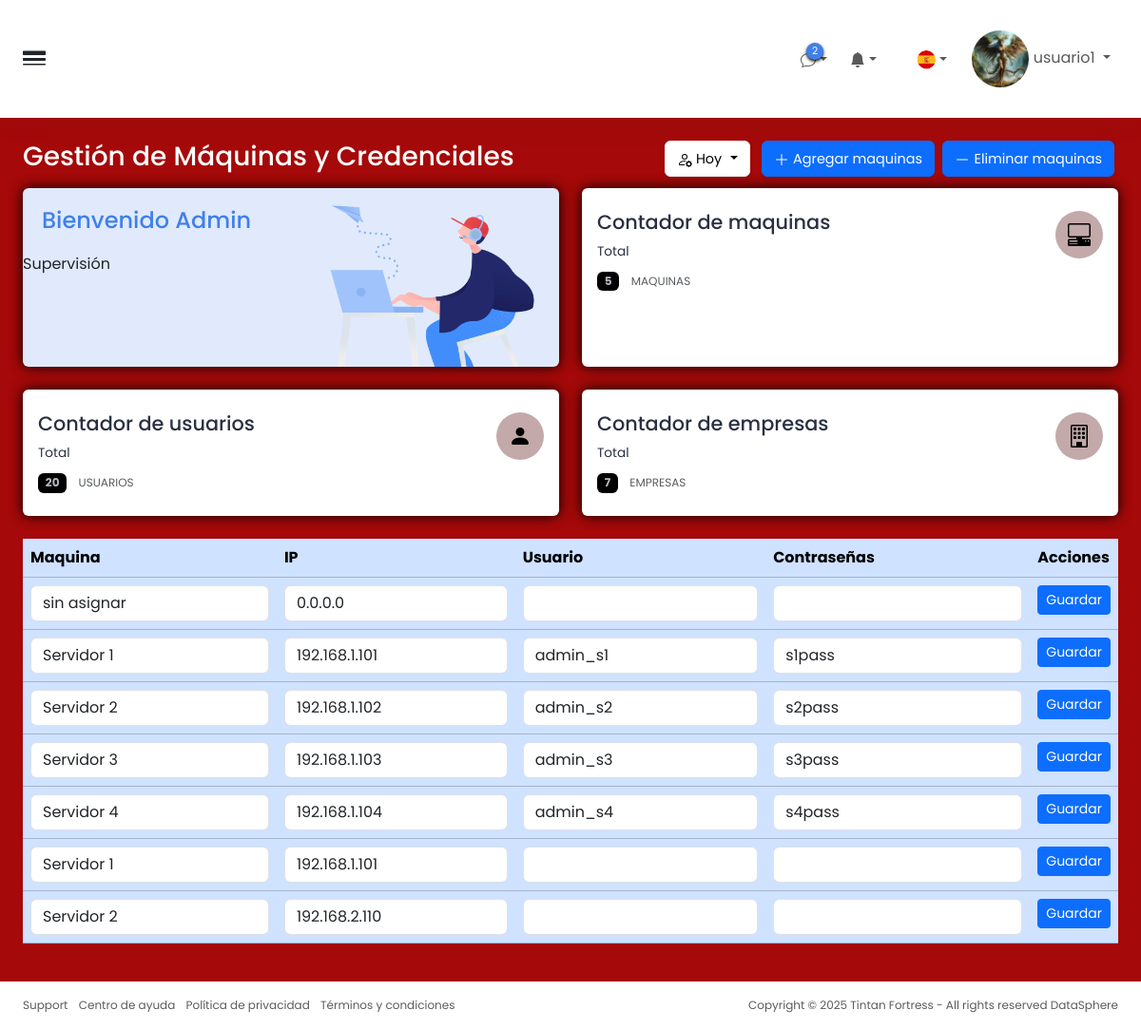
The page /modificaciones.php (signed in) on the database its author committed.
### tables this page shows
CREATE TABLE `usuarios` (
  `id` int(11) NOT NULL,
  `nombre_usuario` varchar(100) NOT NULL,
  `contraseña` text NOT NULL,
  `correo_electronico` varchar(255) DEFAULT NULL,
  `id_rol` int(11) NOT NULL,
  `creado_en` timestamp NOT NULL DEFAULT current_timestamp(),
  `imagen` varchar(255) DEFAULT NULL
);

CREATE TABLE `maquinas` (
  `id` int(11) NOT NULL,
  `nombre` varchar(100) NOT NULL,
  `direccion_ip` varchar(45) NOT NULL,
  `descripcion` text DEFAULT NULL,
  `creada_en` timestamp NOT NULL DEFAULT current_timestamp()
);

CREATE TABLE `credenciales` (
  `id` int(11) NOT NULL,
  `id_maquina` int(11) NOT NULL,
  `usuario_maquina` varchar(100) NOT NULL,
  `contraseña` text NOT NULL,
  `creada_en` timestamp NOT NULL DEFAULT current_timestamp()
);

### modificaciones.php (the view, shortened to what this page needs)
<?php
try {
    include 'conexion.php';
    $nombreUsuario = $_SESSION['nombre'];
    $usuario_id = $_SESSION['usuario_id'];
    $sqlImagen = "SELECT imagen FROM usuarios WHERE id = :id";
    $stmtImagen = $conn->prepare($sqlImagen);
    $stmtImagen->execute([':id' => $usuario_id]);
    $imagenUsuario = $stmtImagen->fetchColumn();
    ?>
    <!DOCTYPE html>
    <html lang="es">
    <head>
        <link rel="stylesheet" href="css/index.css">
        <link href="https://cdn.jsdelivr.net/npm/bootstrap@5.3.6/dist/css/bootstrap.min.css" rel="stylesheet"
>
        <link rel="stylesheet" href="https://cdn.jsdelivr.net/npm/bootstrap-icons@1.13.1/font/bootstrap-icons.min.css">
    </head>
    <body>
        <div class="wrapper w-100 d-flex align-items-start justify-content-between bg-black">
            <div class="main">
                <nav
                    class="navbar-main d-flex justify-content-between align-items-center p-4 navbar navbar-expand navbar-light">
                    <span class="sidebar-toggle d-flex align-items-center fs-4">
                        <i class="bi bi-border-width" id=toggle></i>
                    </span>
                    <div class="navbar-collapse collapse">
                        <div class="navbar-align navbar-nav ms-auto">
                            <div class="me-2 nav-item dropdown d-flex position-relative">
                                <a id="element" class="d-flex align-items-center nav-link nav-icon dropdown-toggle"
                                    aria-expanded="true">
                                    <div class="position-relative">
                                        <span class="indicator">2</span>
                                    </div>
                                </a>
                            </div>
                            <div class="me-2 nav-item dropdown d-flex position-relative">
                                <a id="element" class="d-flex align-items-center nav-link nav-icon dropdown-toggle"
                                    aria-expanded="true">
                                    <div class="position-relative">
                                        <svg xmlns="http://www.w3.org/2000/svg" width="16" height="16" fill="currentColor"
                                            class="bi bi-bell-fill" viewBox="0 0 16 16">
                                            <path
                                                d="M8 16a2 2 0 0 0 2-2H6a2 2 0 0 0 2 2m.995-14.901a1 1 0 1 0-1.99 0A5 5 0 0 0 3 6c0 1.098-.5 6-2 7h14c-1.5-1-2-5.902-2-7 0-2.42-1.72-4.44-4.005-4.901" />
                                        </svg>
                                    </div>
                                </a>
                            </div>
                            <a href="#" type="button" class="nav-icon modes nav-link d-flex align-items-center"></a>
                            <div class="me-2 nav-item dropdown d-flex position-relative">
                                <a id="element"
                                    class="nav-flag d-flex align-items-center nav-icon nav-link  dropdown-toggle"
                                    aria-expanded="true">
                                    <div class="position-relative">
                                        <img src="img/españa.webp" alt="" class="img-fluid">
                                    </div>
                                </a>
                            </div>
                            <div class="nav-item dropdown nav-item-user">
                                <span class="d-none d-sm-inline-block nav-icon" aria-expanded="true">
                                    <a href="#" class="nav-link dropdown-toggle" aria-expanded="false">
                                        <img src="img/usuarios/<?= $imagenUsuario ?>" class="imgUSU">
                                        <span><?= htmlspecialchars($nombreUsuario) ?></span>
                                    </a>
                                </span>
                            </div>
                        </div>
                    </div>
                </nav>
                <div class="content">
                    <div class="p-0 container-fluid">
                        <div class="mb-2 mb-xl-2 row">
                            <div class="d-none d-sm-block col-auto">
                                <h3>Gestión de Máquinas y Credenciales</h3>
                            </div>
                            <div class="ms-auto text-end mt-n1 col-auto">
                                <div class="d-inline me-2 dropdown">
                                    <button type="button" class="nav-icon bg-white shadow-sm dropdown-toggle btn btn-light"
                                        aria-expanded="true">
                                        <span style="font-size: .9rem;">Hoy</span>
                                    </button>
                                </div>
                                <button type="button" class="button-icon shadow-sm me-1 btn btn-primary">
                                    <svg xmlns="http://www.w3.org/2000/svg" width="16" height="16" fill="currentColor"
                                        class="bi bi-plus-lg" viewBox="0 0 16 16">
                                        <path fill-rule="evenodd"
                                            d="M8 2a.5.5 0 0 1 .5.5v5h5a.5.5 0 0 1 0 1h-5v5a.5.5 0 0 1-1 0v-5h-5a.5.5 0 0 1 0-1h5v-5A.5.5 0 0 1 8 2" />
                                    </svg>
                                    <span style="font-size: .9rem;">Agregar maquinas</span>
                                </button>
                                <button type="button" class="button-icon shadow-sm me-1 btn btn-primary">
                                    <svg xmlns="http://www.w3.org/2000/svg" width="16" height="16" fill="currentColor"
                                        class="bi bi-dash-lg" viewBox="0 0 16 16">
                                        <path fill-rule="evenodd"
                                            d="M2 8a.5.5 0 0 1 .5-.5h11a.5.5 0 0 1 0 1h-11A.5.5 0 0 1 2 8" />
                                    </svg>
                                    <span style="font-size: .9rem;">Eliminar maquinas</span>
                                </button>
                            </div>
                        </div>
                        <div class="row">
                            <div class="d-flex col-xxl-3 col-sm-6">
                                <div class="illustration flex-fill card border-0" style="background-color: #e0eafc;">
                                    <div class="p-0 d-flex flex-fill card-body">
                                        <div class="g-0 w-100 row">
                                            <div class="col-6">
                                                <h4 class="illustration-text p-3 m-1">Bienvenido Admin</h4>
                                                <p class="mb-0">Supervisión</p>
                                            </div>
                                            <div class="align-self-end text-end col-6">
                                                <img src="img/persona.png" alt="persona" class="img-fluid illustration-img">
                                            </div>
                                        </div>
                                    </div>
                                </div>
                            </div>
                            <div class="d-flex col-xxl-3 col-sm-6">
                                <div class="flex-fill card border-0">
                                    <div class="py-4 card-body card-body-2">
                                        <div class="d-flex align-items-start">
                                            <div class="flex-grow-1">
                                                <h3 class="mb-2">Contador de maquinas</h3>
                                                <p class="mb-2">Total</p>
                                                <div class="mb-0">
                                                    <span class="badge-subtle-sucess me-2 badge">5</span>
                                                    <span class="text-muted">MAQUINAS</span>
                                                </div>
                                            </div>
                                            <div class="d-inline-block ms-3">
                                                <div class="star">
                                                </div>
                                            </div>
                                        </div>
                                    </div>
                                </div>
                            </div>
                            <div class="d-flex col-xxl-3 col-sm-6">
                                <div class="flex-fill card border-0">
                                    <div class="py-4 card-body card-body-2">
                                        <div class="d-flex align-items-start">
                                            <div class="flex-grow-1">
                                                <h3 class="mb-2">Contador de usuarios</h3>
                                                <p class="mb-2">Total</p>
                                                <div class="mb-0">
                                                    <span class="badge-subtle-sucess me-2 badge">20</span>
                                                    <span class="text-muted">USUARIOS</span>
                                                </div>
                                            </div>
                                            <div class="d-inline-block ms-3">
                                                <div class="star">
                                                    <svg xmlns="http://www.w3.org/2000/svg" width="16" height="16"
                                                        fill="currentColor" class="bi bi-person-fill" viewBox="0 0 16 16">
                                                        <path
                                                            d="M3 14s-1 0-1-1 1-4 6-4 6 3 6 4-1 1-1 1zm5-6a3 3 0 1 0 0-6 3 3 0 0 0 0 6" />
                                                    </svg>
                                                </div>
                                            </div>
                                        </div>
                                    </div>
                                </div>
                            </div>
                            <div class="d-flex col-xxl-3 col-sm-6">
                                <div class="flex-fill card border-0">
                                    <div class="py-4 card-body card-body-2">
                                        <div class="d-flex align-items-start">
                                            <div class="flex-grow-1">
                                                <h3 class="mb-2">Contador de empresas</h3>
                                                <p class="mb-2">Total</p>
                                                <div class="mb-0">
                                                    <span class="badge-subtle-sucess me-2 badge">7</span>
                                                    <span class="text-muted">EMPRESAS</span>
                                                </div>
                                            </div>
                                            <div class="d-inline-block ms-3">
                                                <div class="star">
                                                </div>
                                            </div>
                                        </div>
                                    </div>
                                </div>
                            </div>
                        </div>
                        <table class=" table table-primary">
                            <thead>
                                <tr>
                                    <th>Maquina</th>
                                    <th>IP</th>
                                    <th>Usuario</th>
                                    <th>Contraseñas</th>
                                    <th>Acciones</th>
                                </tr>
                            </thead>
                            <tbody>
                                <?php
                                $sql = "SELECT m.id, m.nombre, m.direccion_ip, c.usuario_maquina, c.contraseña
                            FROM maquinas m
                            LEFT JOIN credenciales c ON m.id = c.id_maquina
                            ORDER BY m.id";
                                $stmt = $conn->query($sql);
                                foreach ($stmt as $row):
                                    ?>
                                    <tr>
                                        <form method="POST" action="modificaciones_maquinas.php">
                                            <td><input type="text" name="nombre" value="<?= htmlspecialchars($row['nombre']) ?>"
                                                    class="form-control" /></td>
                                            <td><input type="text" name="direccion_ip"
                                                    value="<?= htmlspecialchars($row['direccion_ip']) ?>"
                                                    class="form-control" /></td>
                                            <td><input type="text" name="usuario_maquina"
                                                    value="<?= htmlspecialchars($row['usuario_maquina']) ?>"
                                                    class="form-control" /></td>
                                            <td><input type="text" name="contraseña"
                                                    value="<?= htmlspecialchars($row['contraseña']) ?>" class="form-control" />
                                            </td>
                                            <td>
                                                <button class="btn btn-sm btn-primary">Guardar</button>
                                            </td>
                                        </form>
                                    </tr>
                                <?php endforeach; ?>
                            </tbody>
                        </table>
                    </div>
                </div>
                <footer class="footer bg-white py-3">
                    <div class="container-fluid">
                        <div class="text-muted row">
                            <div class="text-start d-flex col-6">
                                <ul class="list-inline mb-0">
                                    <li class="list-inline-item"><a href="#" class="text-muted">Support</a></li>
                                    <li class="list-inline-item"><a href="#" class="text-muted">Centro de ayuda</a></li>
                                    <li class="list-inline-item"><a href="#" class="text-muted">Política de privacidad</a>
                                    </li>
                                    <li class="list-inline-item"><a href="#" class="text-muted">Términos y condiciones</a>
                                    </li>
                                </ul>
                            </div>
                            <div class="text-end col-6">
                                <p class="mb-0">Copyright © 2025 Tintan Fortress - All rights reserved <a href="#"
                                        class="text-muted">DataSphere</a></p>
                            </div>
                        </div>
                    </div>
                </footer>
            </div>
        </div>
    </body>
    </html>
    <?php
} catch (PDOException $e) {
    die("Error en la conexión a la base de datos: " . $e->getMessage());
}
?>

### rows shown on the page
usuarios: imagen (picture)
maquinas: nombre "sin asignar", direccion_ip "0.0.0.0"
credenciales: nombre "Servidor 1", direccion_ip "192.168.1.101", usuario_maquina "admin_s1", contraseña "s1pass"
credenciales: nombre "Servidor 2", direccion_ip "192.168.1.102", usuario_maquina "admin_s2", contraseña "s2pass"
credenciales: nombre "Servidor 3", direccion_ip "192.168.1.103", usuario_maquina "admin_s3", contraseña "s3pass"
credenciales: nombre "Servidor 4", direccion_ip "192.168.1.104", usuario_maquina "admin_s4", contraseña "s4pass"
maquinas: nombre "Servidor 1", direccion_ip "192.168.1.101"
maquinas: nombre "Servidor 2", direccion_ip "192.168.2.110"

### other values the page prints
$nombreUsuario "usuario1"
